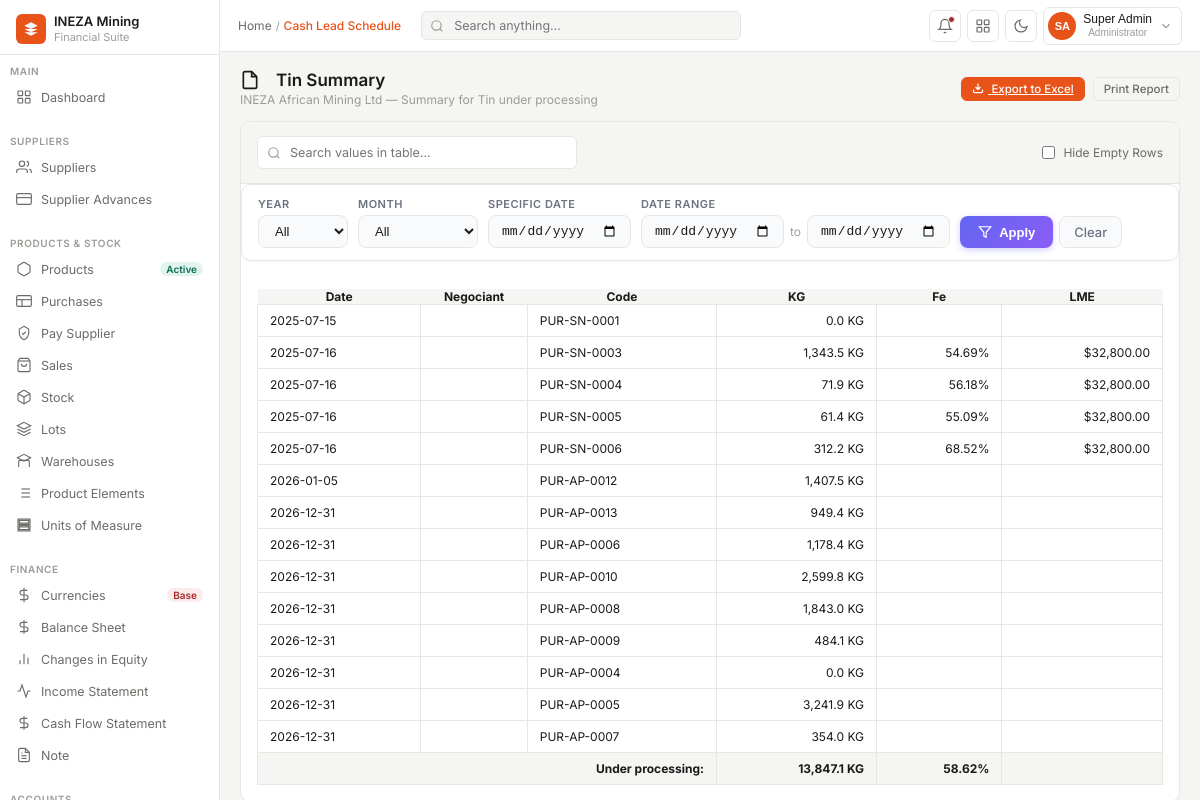
Page /pages/report_tin_summary/index.php (signed in) on the earlier database version.
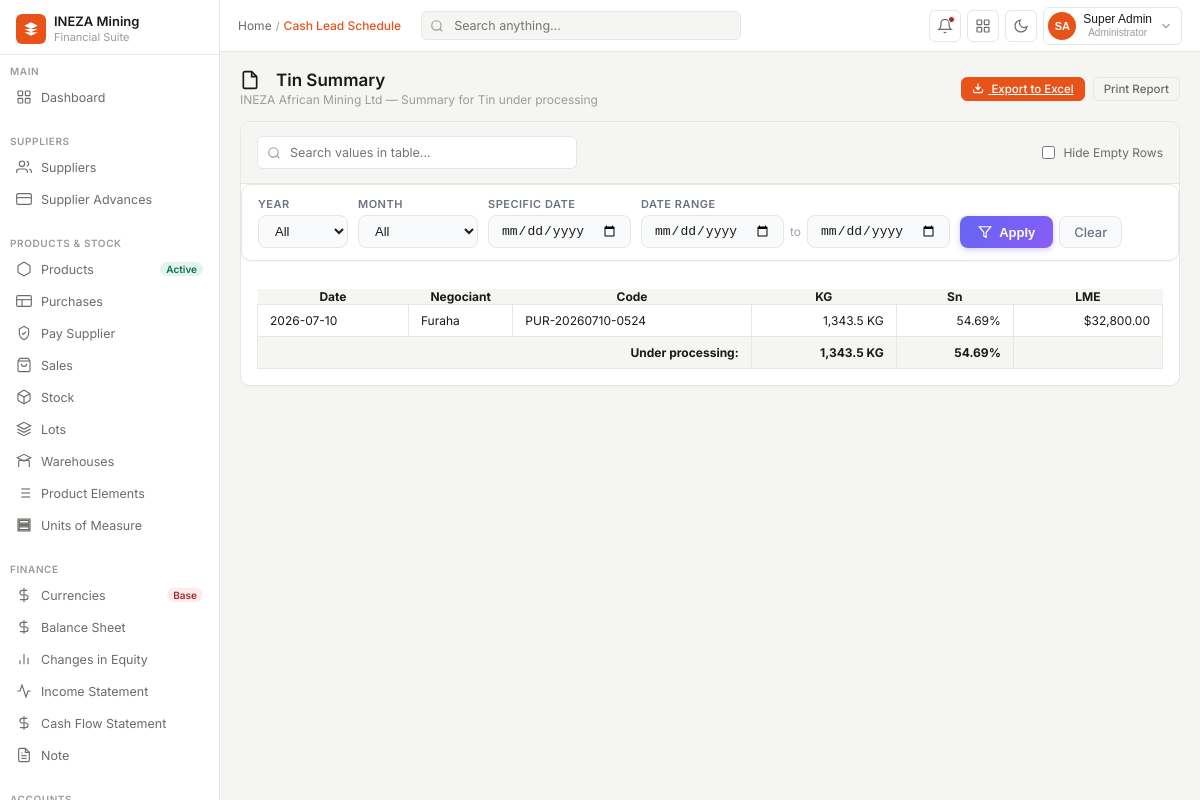
Same page on the later database version.
### tables this page shows
CREATE TABLE `product_element` (
  `id` int(10) UNSIGNED NOT NULL,
  `element_code` varchar(30) NOT NULL COMMENT 'e.g. Ta205, Nb205, Sn, Fe, Bal',
  `element_name` varchar(150) NOT NULL COMMENT 'e.g. Tantalum Pentoxide, Tin, Iron',
  `symbol` varchar(20) DEFAULT NULL,
  `description` text DEFAULT NULL,
  `is_active` tinyint(1) DEFAULT 1,
  `created_at` timestamp NOT NULL DEFAULT current_timestamp(),
  `updated_at` timestamp NOT NULL DEFAULT current_timestamp() ON UPDATE current_timestamp()
);

CREATE TABLE `purchasing` (
  `id` bigint(20) UNSIGNED NOT NULL,
  `purchase_no` varchar(50) NOT NULL COMMENT 'Internal reference e.g. PUR-2025-0001',
  `delivery_no` varchar(30) DEFAULT NULL COMMENT 'D/Down reference e.g. DD 1',
  `inventory_code` varchar(50) DEFAULT NULL COMMENT 'Inventory/stock code per delivery',
  `account_id` bigint(20) UNSIGNED DEFAULT NULL,
  `delivery_date` date DEFAULT NULL,
  `purchase_date` date NOT NULL DEFAULT curdate(),
  `lot_id` int(10) UNSIGNED NOT NULL COMMENT 'Which lot/batch this delivery belongs to',
  `product_id` int(10) UNSIGNED NOT NULL COMMENT 'Which mineral product was purchased',
  `supplier_id` bigint(20) UNSIGNED NOT NULL COMMENT 'The négociant/supplier',
  `negociant` varchar(200) DEFAULT NULL,
  `warehouse_id` int(10) UNSIGNED NOT NULL COMMENT 'Receiving warehouse',
  `quantity_kg` decimal(14,4) NOT NULL COMMENT 'Delivered quantity in Kg',
  `uom_id` int(10) UNSIGNED NOT NULL DEFAULT 1 COMMENT 'Unit of measure (default KG)',
  `price_per_kg_rwf` decimal(18,4) DEFAULT NULL COMMENT 'Price per Kg in Rwf',
  `purchase_value_rwf` decimal(18,2) DEFAULT NULL COMMENT 'Total purchase value in Rwf',
  `exchange_rate` decimal(14,4) DEFAULT NULL COMMENT 'RWF/USD rate on purchase date',
  `purchase_currency_id` tinyint(3) UNSIGNED DEFAULT NULL,
  `purchase_amount_in_currency` decimal(18,4) DEFAULT NULL,
  `converted_amount` decimal(18,4) DEFAULT NULL,
  `purchase_value_usd` decimal(18,4) DEFAULT NULL COMMENT 'Total purchase value in USD',
  `net_paid_supplier_usd` decimal(18,4) DEFAULT NULL COMMENT 'Net amount paid to supplier USD',
  `charges_per_kg` decimal(12,4) DEFAULT NULL COMMENT 'Processing charge per Kg',
  `production_charges_per_kg` decimal(12,4) DEFAULT NULL,
  `price_per_ta_unit` decimal(12,4) DEFAULT NULL COMMENT 'Price per Ta unit (coltan)',
  `price_per_kg_usd` decimal(12,4) DEFAULT NULL COMMENT '$ price per Kg',
  `pricing_method` enum('lme','manual') NOT NULL DEFAULT 'lme',
  `lme_price` decimal(14,4) DEFAULT NULL COMMENT 'LME reference price (Tin)',
  `tc_charges` decimal(12,4) DEFAULT NULL COMMENT 'Treatment/refining charges',
  `tax_rra` decimal(14,4) DEFAULT NULL COMMENT 'RRA tax withheld',
  `tax_rma` decimal(14,4) DEFAULT NULL COMMENT 'RMA tax withheld',
  `tax_inkomane` decimal(14,4) DEFAULT NULL COMMENT 'INKOMANE levy withheld',
  `production_charges` decimal(14,4) DEFAULT NULL COMMENT 'Total production charges',
  `status` enum('pending','confirmed','received','cancelled') NOT NULL DEFAULT 'pending',
  `notes` text DEFAULT NULL,
  `created_by` int(11) DEFAULT NULL,
  `created_at` timestamp NOT NULL DEFAULT current_timestamp(),
  `updated_at` timestamp NOT NULL DEFAULT current_timestamp() ON UPDATE current_timestamp()
);

CREATE TABLE `unit_of_measure` (
  `id` int(10) UNSIGNED NOT NULL,
  `code` varchar(20) NOT NULL COMMENT 'e.g. KG, MT, G, LB',
  `name` varchar(100) NOT NULL COMMENT 'e.g. Kilogram, Metric Ton',
  `symbol` varchar(10) DEFAULT NULL,
  `is_active` tinyint(1) DEFAULT 1,
  `created_at` timestamp NOT NULL DEFAULT current_timestamp(),
  `updated_at` timestamp NOT NULL DEFAULT current_timestamp() ON UPDATE current_timestamp()
);

CREATE TABLE `purchasing_element_grade` (
  `id` bigint(20) UNSIGNED NOT NULL,
  `purchasing_id` bigint(20) UNSIGNED NOT NULL,
  `product_element_id` int(10) UNSIGNED NOT NULL,
  `grade_pct` decimal(10,6) DEFAULT NULL COMMENT 'Element grade as a fraction e.g. 0.418582',
  `notes` varchar(255) DEFAULT NULL
);

### pages/report_tin_summary/index.php (the view, shortened to what the changed rows need)
<?php
require_once __DIR__ . '/../../config/db.php';
$report_slug = 'tin_summary';
$report_title = 'Tin Summary';
$date_cond = "";
function formatGradeHtml($val) {
    $val = (float)$val;
    if ($val <= 1.0) {
        $val = $val * 100;
    }
    return number_format($val, 2) . '%';
}
$elements_query = "SELECT DISTINCT pe.id, pe.element_code, pe.element_name, pe.symbol, COALESCE(pec.display_order, 999) as display_order
                   FROM product_element pe
                   JOIN purchasing_element_grade peg ON pe.id = peg.product_element_id
                   JOIN purchasing p ON peg.purchasing_id = p.id
                   LEFT JOIN product_element_composition pec ON pe.id = pec.product_element_id AND pec.product_id = 1
                   WHERE p.product_id = 1 {$date_cond}
                   ORDER BY display_order ASC, pe.element_code ASC";
$elements_res = mysqli_query($conn, $elements_query);
$elements = [];
while ($elem = mysqli_fetch_assoc($elements_res)) {
    $elements[] = $elem;
}
$uom_code = 'Kgs';
$uom_query = "SELECT uom.code
              FROM product p
              LEFT JOIN unit_of_measure uom ON p.uom_id = uom.id
              WHERE p.id = 1";
$uom_res = mysqli_query($conn, $uom_query);
if ($uom_res && $uom_row = mysqli_fetch_assoc($uom_res)) {
    $uom_code = $uom_row['code'] ?: 'Kgs';
}
$query = "SELECT p.id, p.purchase_date as tx_date, p.negociant, s.name as supplier_name, p.purchase_no,
            p.quantity_kg as total_weight,
            p.lme_price as avg_lme
          FROM purchasing p
          JOIN suppliers s ON p.supplier_id = s.id
          WHERE p.product_id = 1 {$date_cond}
          ORDER BY p.purchase_date ASC, s.name ASC";
$db_res = mysqli_query($conn, $query);
$grades_map = [];
$all_grades_query = "SELECT peg.purchasing_id, peg.product_element_id, peg.grade_pct, pe.element_name, pe.element_code, pe.symbol
                     FROM purchasing_element_grade peg
                     JOIN product_element pe ON peg.product_element_id = pe.id
                     JOIN purchasing p ON peg.purchasing_id = p.id
                     WHERE p.product_id = 1 {$date_cond}";
$all_grades_res = mysqli_query($conn, $all_grades_query);
if ($all_grades_res) {
    while ($g_row = mysqli_fetch_assoc($all_grades_res)) {
        $grades_map[$g_row['purchasing_id']][] = $g_row;
    }
}
?>
<!DOCTYPE html>
<html lang="en">
<head>
<link rel="stylesheet" href="../../src/css/dashboard.css">
<link rel="stylesheet" href="../../src/css/sidebar.css">
<link rel="stylesheet" href="../../src/css/navbar.css">
<link rel="stylesheet" href="../../src/css/reports.css">
</head>
<body>
<?php include __DIR__ . '/../include/sidebar.php'; ?>
<div class="main">
  <div class="content">
    <div class="page-header">
      <div>
        <h1 class="page-title">
          <svg viewBox="0 0 24 24" style="width: 20px; height: 20px; fill: none; stroke: currentColor; stroke-width: 2; margin-right: 8px;"><path d="M14 2H6a2 2 0 0 0-2 2v16a2 2 0 0 0 2 2h12a2 2 0 0 0 2-2V8z"/><polyline points="14 2 14 8 20 8"/></svg>
          <?php echo htmlspecialchars($report_title); ?>
        </h1>
      </div>
    </div>
    <div class="report-container page-<?php echo htmlspecialchars($report_slug); ?>">
      <div class="report-card">
      <div class="table-wrapper" style="padding: 16px;">
        <table class="excel-table" id="reportTable">
          <thead>
            <tr style="background: var(--bg); font-weight: 600;">
              <th>Date</th>
              <th>Negociant</th>
              <th>Code</th>
              <th><?php echo htmlspecialchars($uom_code); ?></th>
              <?php foreach ($elements as $elem): ?>
                <th><?php echo htmlspecialchars($elem['element_code']); ?></th>
              <?php endforeach; ?>
              <th>LME</th>
            </tr>
          </thead>
          <tbody>
            <?php
            $total_w = 0.0;
            if ($db_res && mysqli_num_rows($db_res) > 0):
                while ($row = mysqli_fetch_assoc($db_res)):
                    $weight = (float)$row['total_weight'];
                    $total_w += $weight;
                    $purchase_id = (int)$row['id'];
                    $row_grades = $grades_map[$purchase_id] ?? [];
            ?>
              <tr class="data-row">
                <td><?php echo htmlspecialchars($row['tx_date']); ?></td>
                <td><?php echo htmlspecialchars($row['negociant'] ?? ''); ?></td>
                <td><?php echo htmlspecialchars($row['purchase_no']); ?></td>
                <td style="text-align: right;">
                    <?php echo number_format($weight, 1) . ' ' . htmlspecialchars($uom_code); ?>
                </td>
                <?php foreach ($elements as $elem): ?>
                    <td style="text-align: right;">
                        <?php
                        $found_pct = '';
                        foreach ($row_grades as $g) {
                            if ((int)$g['product_element_id'] === (int)$elem['id']) {
                                $found_pct = formatGradeHtml($g['grade_pct']);
                                break;
                            }
                        }
                        echo $found_pct;
                        ?>
                    </td>
                <?php endforeach; ?>
                <td style="text-align: right;"><?php echo (float)$row['avg_lme'] > 0 ? '$' . number_format((float)$row['avg_lme'], 2) : ''; ?></td>
              </tr>
            <?php
                endwhile;
            else:
            ?>
              <tr>
                <td colspan="<?php echo 5 + count($elements); ?>" style="text-align: center; padding: 24px; color: var(--text2);">No data found for the selected period.</td>
              </tr>
            <?php
            endif;
            ?>
            <tr style="font-weight: 700; background: var(--bg);">
              <td colspan="3" style="text-align: right;">Under processing:</td>
              <td style="text-align: right;">
                  <?php echo number_format($total_w, 1) . ' ' . htmlspecialchars($uom_code); ?>
                  <?php
                  $avg_grades_query = "SELECT pe.id, pe.element_name, pe.element_code, AVG(peg.grade_pct) as avg_pct
                                       FROM purchasing_element_grade peg
                                       JOIN product_element pe ON peg.product_element_id = pe.id
                                       JOIN purchasing p ON peg.purchasing_id = p.id
                                       WHERE p.product_id = 1 {$date_cond}
                                       GROUP BY pe.id, pe.element_name, pe.element_code";
                  $avg_grades_res = mysqli_query($conn, $avg_grades_query);
                  $avg_grades = [];
                  if ($avg_grades_res) {
                      while ($ag = mysqli_fetch_assoc($avg_grades_res)) {
                          $avg_grades[(int)$ag['id']] = $ag;
                      }
                  }
                  ?>
              </td>
              <?php foreach ($elements as $elem): ?>
                  <td style="text-align: right;">
                      <?php
                      $elem_id = (int)$elem['id'];
                      if (isset($avg_grades[$elem_id])) {
                          echo formatGradeHtml($avg_grades[$elem_id]['avg_pct']);
                      }
                      ?>
                  </td>
              <?php endforeach; ?>
              <td></td>
            </tr>
          </tbody>
        </table>
      </div>
    </div>
  </div>
  </div>
</div>
</body>
</html>

Differences in the rows shown:
no longer on this page (row unchanged): product_element: element_code "Fe", avg_pct "58.62%"
removed purchasing: purchase_date "2025-07-15", purchase_no "PUR-SN-0001", quantity_kg "0.0", $uom_code "KG"
removed purchasing: purchase_date "2025-07-16", purchase_no "PUR-SN-0003", quantity_kg "1,343.5", $uom_code "KG", lme_price "32,800.00"
removed purchasing: purchase_date "2025-07-16", purchase_no "PUR-SN-0004", quantity_kg "71.9", $uom_code "KG", lme_price "32,800.00"
removed purchasing_element_grade: grade_pct "56.18%"
removed purchasing: purchase_date "2025-07-16", purchase_no "PUR-SN-0005", quantity_kg "61.4", $uom_code "KG", lme_price "32,800.00"
removed purchasing_element_grade: grade_pct "55.09%"
removed purchasing: purchase_date "2025-07-16", purchase_no "PUR-SN-0006", quantity_kg "312.2", $uom_code "KG", lme_price "32,800.00"
removed purchasing_element_grade: grade_pct "68.52%"
removed purchasing: purchase_date "2026-01-05", purchase_no "PUR-AP-0012", quantity_kg "1,407.5", $uom_code "KG"
removed purchasing: purchase_date "2026-12-31", purchase_no "PUR-AP-0013", quantity_kg "949.4", $uom_code "KG"
removed purchasing: purchase_date "2026-12-31", purchase_no "PUR-AP-0006", quantity_kg "1,178.4", $uom_code "KG"
removed purchasing: purchase_date "2026-12-31", purchase_no "PUR-AP-0010", quantity_kg "2,599.8", $uom_code "KG"
removed purchasing: purchase_date "2026-12-31", purchase_no "PUR-AP-0008", quantity_kg "1,843.0", $uom_code "KG"
removed purchasing: purchase_date "2026-12-31", purchase_no "PUR-AP-0009", quantity_kg "484.1", $uom_code "KG"
removed purchasing: purchase_date "2026-12-31", purchase_no "PUR-AP-0004", quantity_kg "0.0", $uom_code "KG"
removed purchasing: purchase_date "2026-12-31", purchase_no "PUR-AP-0005", quantity_kg "3,241.9", $uom_code "KG"
removed purchasing: purchase_date "2026-12-31", purchase_no "PUR-AP-0007", quantity_kg "354.0", $uom_code "KG"
now on this page (row unchanged): product_element: element_code "Sn", avg_pct "54.69%"
added purchasing: purchase_date "2026-07-10", negociant "Furaha", purchase_no "PUR-20260710-0524", quantity_kg "1,343.5", $uom_code "KG", lme_price "32,800.00"
Other differences:
$total_w: "13,847.1" → "1,343.5"
